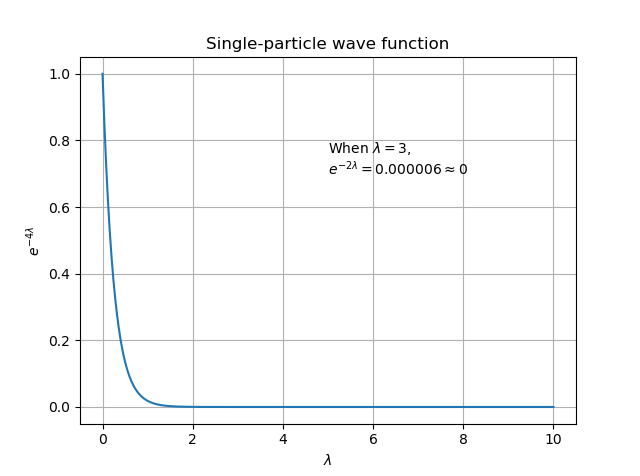

This chart was generated by the following Python code:
import matplotlib.pyplot as plt
import numpy as np

lambdas = np.linspace(0,10,1000)
func = np.exp(-4*(lambdas))

plt.plot(lambdas,func)
plt.xlabel("$\lambda$")
plt.ylabel("$e^{-4\lambda}$")
plt.grid()
func3 = np.exp(-4*3)
plt.text(np.max(lambdas)*0.5,np.max(func)*0.7,"When $\lambda = 3$, \n$e^{-2\lambda} = %f \\approx 0$" % (func3))
plt.title("Single-particle wave function")
plt.show()
